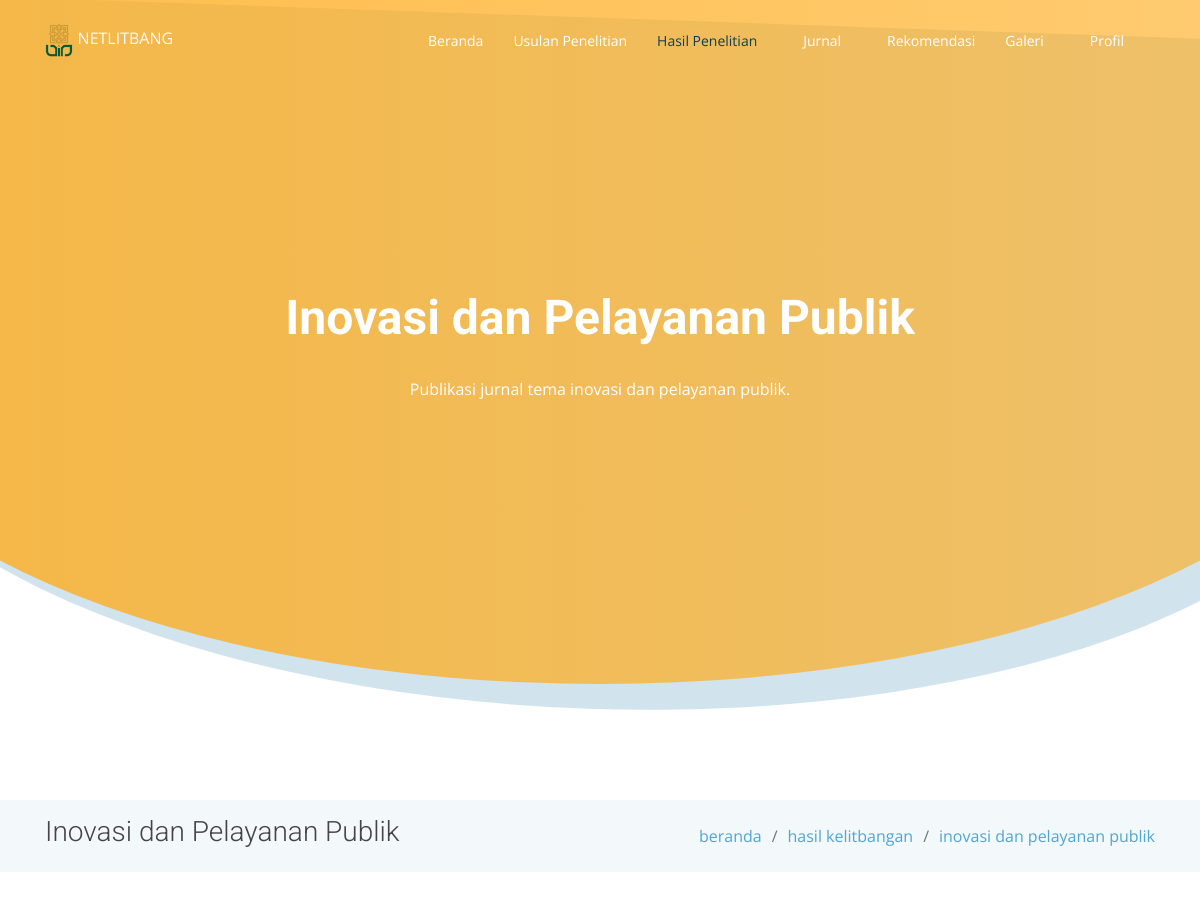
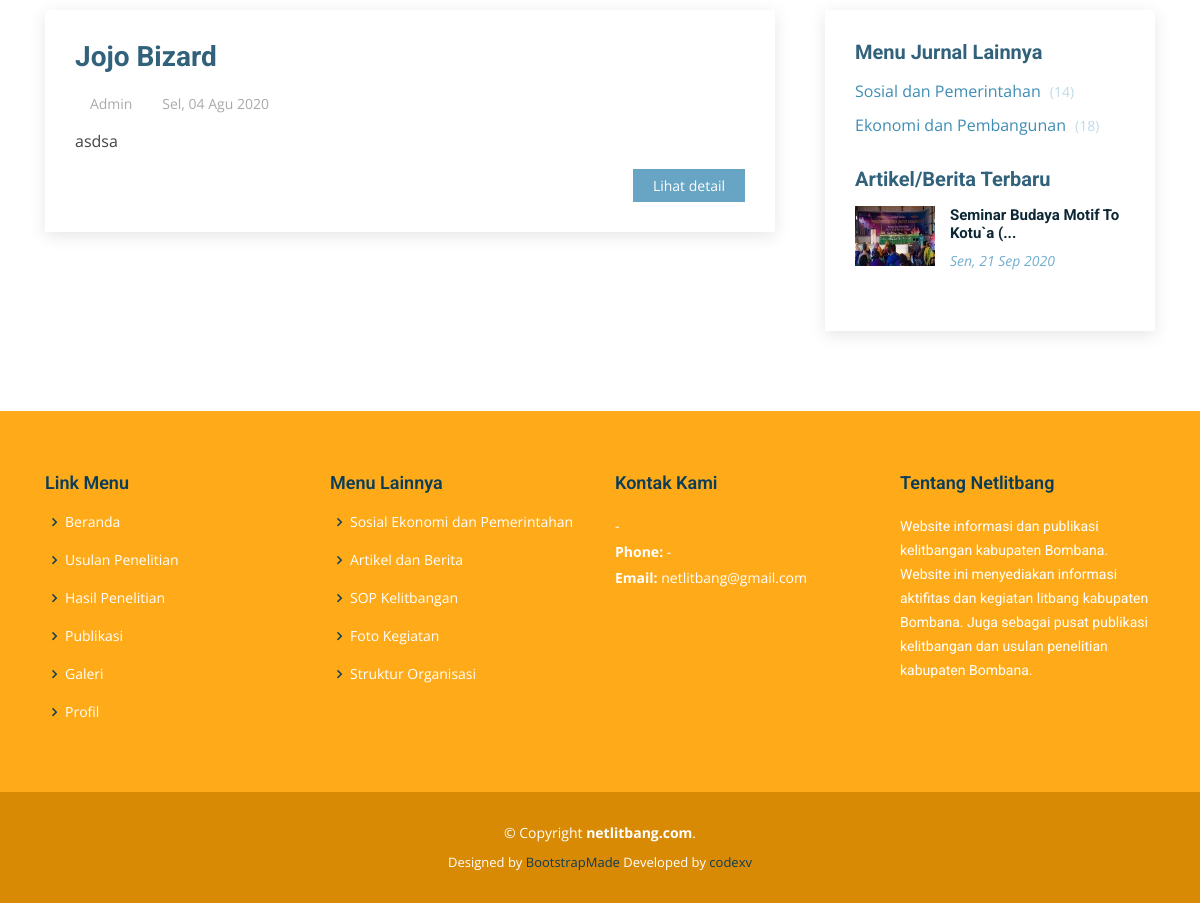
/litbang/inovasi-pelayanan-publik, run on the app's committed database (2 pictures, top to bottom).
### tables this page shows
CREATE TABLE `articles` (
  `id` int(11) NOT NULL,
  `title` varchar(250) DEFAULT NULL,
  `content` text NOT NULL,
  `file` varchar(55) DEFAULT NULL,
  `start_date` date DEFAULT NULL,
  `end_date` date DEFAULT NULL,
  `type` enum('sop-kelitbangan','rik-bombana','agenda-kegiatan','rekomendasi','artikel-berita','sosial-pemerintahan','ekonomi-pembangunan','inovasi-pelayanan-publik','definisi','regulasi','kontak-kami','struktur-organisasi','gambar','foto-kegiatan','video') NOT NULL,
  `slug` varchar(250) DEFAULT NULL,
  `created_at` timestamp NOT NULL DEFAULT current_timestamp(),
  `created_by` int(11) NOT NULL,
  `updated_at` timestamp NULL DEFAULT NULL,
  `updated_by` int(11) DEFAULT NULL
);

### application/controllers/Litbang.php (called while the page is built, shortened)
<?php
class Litbang extends CI_Controller {
	public function __construct() {
		$this->load->model('Litbang_model');
	}
	public function index($content = 'sosial-pemerintahan')
	{
		$data					= $this->__getContentData($content, 'index');
		$data['new_articles']	= $this->Litbang_model->getNewArticle();
		$this->load->view('templates/header');
		$this->load->view('templates/head-content', $data);
		$this->load->view('pages/litbang/'.$content);
		$this->load->view('templates/footer');
	}
	protected function __getContentData($content, $function = 'index', $slug = NULL) {
		if($function == 'index') {
			if($content == 'sosial-pemerintahan') {
				$data				= $this->__getPagination($content, 'articles');
				$data['head']		= 'Sosial Ekonomi dan Pemerintahan';
				$data['content']	= 'Publikasi jurnal tema sosial ekonomi dan pemerintahan.';
				$data['title']		= 'Sosial Ekonomi dan Pemerintahan';
				$data['link_map']	= [
					[
						'title'	=> 'beranda',
						'slug'	=> base_url()
					],
					[
						'title'	=> 'hasil kelitbangan',
						'slug'	=> NULL
					],
					[
						'title'	=> 'sosial ekonomi dan pemerintahan',
						'slug'	=> NULL
					],
				];
				$data['side_submenu']	= [
					[
						'title'	=> 'Pembangunan, Inovasi dan Teknologi',
						'slug'	=> base_url('litbang/ekonomi-pembangunan'),
						'total'	=> $this->Litbang_model->getTotalData('ekonomi-pembangunan', 'articles')
					],
				];
				return $data;
			}else if($content == 'inovasi-pelayanan-publik') {
				$data				= $this->__getPagination($content, 'articles');
				$data['head']		= 'Inovasi dan Pelayanan Publik';
				$data['content']	= 'Publikasi jurnal tema inovasi dan pelayanan publik.';
				$data['title']		= 'Inovasi dan Pelayanan Publik';
				$data['link_map']	= [
					[
						'title'	=> 'beranda',
						'slug'	=> base_url()
					],
					[
						'title'	=> 'hasil kelitbangan',
						'slug'	=> NULL
					],
					[
						'title'	=> 'inovasi dan pelayanan publik',
						'slug'	=> NULL
					],
				];
				$data['side_submenu']	= [
					[
						'title'	=> 'Sosial dan Pemerintahan',
						'slug'	=> base_url('litbang/sosial-pemerintahan'),
						'total'	=> $this->Litbang_model->getTotalData('sosial-pemerintahan', 'articles')
					],
					[
						'title'	=> 'Ekonomi dan Pembangunan',
						'slug'	=> base_url('litbang/ekonomi-pembangunan'),
						'total' => $this->Litbang_model->getTotalData('ekonomi-pembangunan', 'articles')
					]
				];
				return $data;
			}
		}else if($function == 'detail') {
			if($content == 'sosial-pemerintahan') {
				$data['results']	= $this->Litbang_model->getDetailData('articles', $slug);
				$data['head']		= 'Sosial Ekonomi dan Pemerintahan';
				$data['content']	= 'Publikasi jurnal tema sosial ekonomi dan pemerintahan.';
				$data['title']		= 'Sosial Ekonomi dan Pemerintahan';
				$data['link_map']	= [
					[
						'title'	=> 'beranda',
						'slug'	=> base_url()
					],
					[
						'title'	=> 'jurnal',
						'slug'	=> NULL
					],
					[
						'title'	=> 'sosial ekonomi dan pemerintahan',
						'slug'	=> base_url('litbang/sosial-pemerintahan')
					],
					[
						'title'	=> 'detail jurnal',
						'slug'	=> NULL
					],
				];
				$data['side_submenu']	= [
					[
						'title'	=> 'Pembangunan, Inovasi dan Teknologi',
						'slug'	=> base_url('litbang/ekonomi-pembangunan'),
						'total'	=> NULL
					],
				];
				return $data;
			}else if($content == 'ekonomi-pembangunan') {
				$data['results']	= $this->Litbang_model->getDetailData('articles', $slug);
				$data['head']		= 'Pembangunan, Inovasi dan Teknologi';
				$data['content']	= 'Publikasi jurnal tema pembangunan, inovasi dan teknologi.';
				$data['title']		= 'Pembangunan, Inovasi dan Teknologi';
				$data['link_map']	= [
					[
						'title'	=> 'beranda',
						'slug'	=> base_url()
					],
					[
						'title'	=> 'hasil kelitbangan',
						'slug'	=> NULL
					],
					[
						'title'	=> 'pembangunan, inovasi dan teknologi',
						'slug'	=> NULL
					],
				];
				$data['side_submenu']	= [
					[
						'title'	=> 'Sosial Ekonomi dan Pemerintahan',
						'slug'	=> base_url('litbang/sosial-pemerintahan'),
						'total'	=> $this->Litbang_model->getTotalData('sosial-pemerintahan', 'articles')
					],
				];
				return $data;
			}else if($content == 'inovasi-pelayanan-publik') {
				$data['results']	= $this->Litbang_model->getDetailData('articles', $slug);
				$data['head']		= 'Inovasi dan Pelayanan Publik';
				$data['content']	= 'Publikasi jurnal tema inovasi dan pelayanan publik.';
				$data['title']		= 'Inovasi dan Pelayanan Publik';
				$data['link_map']	= [
					[
						'title'	=> 'beranda',
						'slug'	=> base_url()
					],
					[
						'title'	=> 'hasil kelitbangan',
						'slug'	=> NULL
					],
					[
						'title'	=> 'inovasi dan pelayanan publik',
						'slug'	=> NULL
					],
				];
				$data['side_submenu']	= [
					[
						'title'	=> 'Sosial dan Pemerintahan',
						'slug'	=> base_url('litbang/sosial-pemerintahan'),
						'total'	=> $this->Litbang_model->getTotalData('sosial-pemerintahan', 'articles')
					],
					[
						'title'	=> 'Ekonomi dan Pembangunan',
						'slug'	=> base_url('litbang/ekonomi-pembangunan'),
						'total' => $this->Litbang_model->getTotalData('ekonomi-pembangunan', 'articles')
					]
				];
				return $data;
			}
		}
	}
	protected function __getPagination($content, $table, $per_page = 10) {
		$config['base_url'] 	= base_url('litbang/').$content;
		$config['total_rows'] 	= $this->Litbang_model->getTotalData($content, $table);
		$config['per_page'] 	= $per_page;
		$config["uri_segment"] 	= 3;
		$choice 				= $config["total_rows"] / $config["per_page"];
		$config["num_links"] 	= floor($choice);
		$config['first_link']       = 'First';
		$config['last_link']        = 'Last';
		$config['next_link']        = '<i class="icofont-rounded-right"></i>';
		$config['prev_link']        = '<i class="icofont-rounded-left"></i>';
		$config['full_tag_open']    = '<ul class="justify-content-center">';
		$config['full_tag_close']   = '</ul>';
		$config['num_tag_open']     = '<li>';
		$config['num_tag_close']    = '</li>';
		$config['cur_tag_open']     = '<li class="active"><a href="#">';
		$config['cur_tag_close']    = '</a></li>';
		$config['next_tag_open']    = '<li>';
		$config['next_tagl_close']  = '</li>';
		$config['prev_tag_open']    = '<li>';
		$config['prev_tagl_close']  = '</li>';
		$config['first_tag_open']   = '<li>';
		$config['first_tagl_close'] = '</li>';
		$config['last_tag_open']    = '<li>';
		$config['last_tagl_close']  = '</li>';
		$this->pagination->initialize($config);
		$data['page'] 				= ($this->uri->segment(3)) ? $this->uri->segment(3) : 0;
		$data['results'] 			= $this->Litbang_model->getContentData($content, $table, $config["per_page"], $data['page']);
		$data['pagination'] 		= $this->pagination->create_links();
		return $data;
	}
}

### index.php (called while the page is built, shortened)
<?php
require_once BASEPATH.'core/CodeIgniter.php';

### application/models/Litbang_model.php (called while the page is built, shortened)
<?php
class Litbang_model extends CI_Model{
    public function getContentData($type, $table, $limit, $start){
                      $this->db->limit($limit, $start);
                      $this->db->order_by('created_at', 'DESC');
        $results    = $this->db->get_where($table, ['type' => $type])->result_array();
        return $results;
    }
    public function getNewArticle(){
                      $this->db->limit(3);
                      $this->db->order_by('created_at', 'DESC');
        $results    = $this->db->get_where('articles', ['type' => 'artikel-berita'])->result_array();
        return $results;
    }
}

### application/helpers/rmy_helper.php (called while the page is built, shortened)
<?php defined('BASEPATH') OR exit('No direct script access allowed');
if (! function_exists('_limitText($string, $limit = 100)'))
{
	function _limitText($string, $limit = 100) {
        $string = strip_tags($string);
        if (strlen($string) > $limit) {
            $stringCut = substr($string, 0, $limit);
            $endPoint = strrpos($stringCut, ' ');
            $string = $endPoint? substr($stringCut, 0, $endPoint) : substr($stringCut, 0);
            $string .= '...';
        }
        return $string;
    }
}
if (! function_exists('_dateShortID($date)'))
{
	function _dateShortID($date){
        $bulan = array(
            'Jan',
            'Feb',
            'Mar',
            'Apr',
            'Mei',
            'Jun',
            'Jul',
            'Agu',
            'Sep',
            'Okt',
            'Nov',
            'Des'
        );
        $hari = array(
            'Monday' => 'Sen',
            'Tuesday' => 'Sel',
            'Wednesday' => 'Rab',
            'Thursday' => 'Kam',
            'Friday' => 'Jum',
            'Saturday' => 'Sab',
            'Sunday' => 'Min'
        );
        $split = explode(' ', $date);
        $split = explode('-', $split[0]);
        $indexHari = date('l', strtotime($date));
        return $hari[$indexHari].', '.$split[2].' '.$bulan[$split[1]-1].' '.$split[0];
    }
}

### application/views/pages/litbang/inovasi-pelayanan-publik.php (the view, shortened to what this page needs)
<main id="main">
    <section class="breadcrumbs">
        <div class="container">
            <div class="d-flex justify-content-between align-items-center">
            <h2><?=$title?></h2>
            <ol>
                <?php
                    foreach($link_map as $link) {
                ?>
                <li><a href="<?=$link['slug']?>"><?=$link['title']?></a></li>
                <?php
                    }
                ?>
            </ol>
            </div>
        </div>
    </section>
    <section class="blog" data-aos="fade-up" data-aos-easing="ease-in-out" data-aos-duration="500">
        <div class="container">
            <div class="row">
                <div class="col-lg-8 entries">
                    <?php
                        if(!empty($results)) {
                            foreach($results as $value) {
                    ?>
                    <article class="entry">
                        <h2 class="entry-title">
                            <a href="<?=base_url('litbang/detail/inovasi-pelayanan-publik/').$value['slug']?>"><?=_limitText($value['title'], 170)?></a>
                        </h2>
                        <div class="entry-meta">
                            <ul>
                                <li class="d-flex align-items-center">
                                    <i class="icofont-user"></i>
                                    <a href="#">Admin</a>
                                </li>
                                <li class="d-flex align-items-center">
                                    <i class="icofont-wall-clock"></i>
                                    <a href="#"><time datetime="2020-01-01"><?=_dateShortID($value['created_at'])?></time></a>
                                </li>
                            </ul>
                        </div>
                        <div class="entry-content">
                            <p><?=_limitText($value['content'], 450)?></p>
                            <div class="read-more">
                                <a href="<?=base_url('litbang/detail/inovasi-pelayanan-publik/').$value['slug']?>">Lihat detail</a>
                            </div>
                        </div>
                    </article>
                    <?php
                            }
                        }else {
                    ?>
                        <h3 class="text-center mt-3">Data Kosong.</h3>
                    <?php
                        }
                    ?>
                </div>
                <div class="col-lg-4">
                    <div class="sidebar">
                    <h3 class="sidebar-title">Menu Jurnal Lainnya</h3>
                    <div class="sidebar-item categories">
                        <ul>
                            <?php
                                foreach($side_submenu as $submenu) {
                            ?>
                            <li><a href="<?=$submenu['slug']?>"><?=$submenu['title']?> <?=!empty($submenu['total']) ? '<span>('.$submenu['total'].')</span>' : '' ?></a></li>
                            <?php
                                }
                            ?>
                        </ul>
                    </div>
                    <h3 class="sidebar-title">Artikel/Berita Terbaru</h3>
                    <div class="sidebar-item recent-posts">
                        <?php
                            if(!empty($new_articles)) {
                                foreach($new_articles as $value) {
                        ?>
                        <div class="post-item clearfix">
                            <img src="<?=base_url('uploads/images/thumbs/').$value['file']?>" alt="gambar">
                            <h4><a href="<?=base_url('journal/detail/artikel-berita/').$value['slug']?>"><?=_limitText($value['title'],35)?></a></h4>
                            <time datetime="<?=date('Y-m-d')?>"><?=_dateShortID($value['created_at'])?></time>
                        </div>
                        <?php
                                }
                            }else {
                        ?>
                        <h3>Tidak ada berita.</h3>
                        <?php
                            }
                        ?>
                    </div>
                    </div>
                </div>
            </div>
        </div>
    </section>
</main>

### front/assets/css/style.css (style rules this page uses)
body { font-family: "Open Sans", sans-serif; color: #444; }
a { color: #4fa6d5; }
h1, h2, h3, h4, h5, h6, .font-primary { font-family: "Roboto", sans-serif; }
#main { margin-top: 80px; }
section { padding: 60px 0; }
.breadcrumbs { padding: 15px 0; background-color: #f3f8fa; min-height: 40px; }
.breadcrumbs h2 { font-size: 28px; font-weight: 300; }
.breadcrumbs ol { display: flex; flex-wrap: wrap; list-style: none; padding: 0; margin: 0; }
.breadcrumbs ol li + li { padding-left: 10px; }
.breadcrumbs ol li + li::before { display: inline-block; padding-right: 10px; color: #6c757d; content: "/"; }
.blog { padding: 40px 0 20px 0; }
.blog .entry { padding: 30px; margin-bottom: 60px; box-shadow: 0 4px 16px rgba(0, 0, 0, 0.1); }
.blog .entry .entry-title { font-size: 28px; font-weight: bold; padding: 0; margin: 0 0 20px 0; }
.blog .entry .entry-title a { color: #32627b; transition: 0.3s; }
.blog .entry .entry-meta { margin-bottom: 15px; color: #dddddd; }
.blog .entry .entry-meta ul { display: flex; flex-wrap: wrap; list-style: none; padding: 0; margin: 0; }
.blog .entry .entry-meta ul li + li { padding-left: 15px; }
.blog .entry .entry-meta i { font-size: 14px; padding-right: 4px; }
.blog .entry .entry-meta a { color: #aaaaaa; font-size: 14px; display: inline-block; }
.blog .entry .entry-content p { line-height: 24px; }
.blog .entry .entry-content .read-more { -moz-text-align-last: right; text-align-last: right; }
.blog .entry .entry-content .read-more a { display: inline-block; background: #68A4C4; color: #fff; padding: 6px 20px; transition: 0.3s; font-size: 14px; }
.blog .sidebar { padding: 30px; margin: 0 0 60px 20px; box-shadow: 0 4px 16px rgba(0, 0, 0, 0.1); }
.blog .sidebar .sidebar-title { font-size: 20px; font-weight: 700; padding: 0 0 0 0; margin: 0 0 15px 0; color: #32627b; position: relative; }
.blog .sidebar .sidebar-item { margin-bottom: 30px; }
.blog .sidebar .categories ul { list-style: none; padding: 0; }
.blog .sidebar .categories ul li + li { padding-top: 10px; }
.blog .sidebar .categories ul a { color: #3f8db5; }
.blog .sidebar .categories ul a span { padding-left: 5px; color: #bedae8; font-size: 14px; }
.blog .sidebar .recent-posts img { width: 80px; float: left; }
.blog .sidebar .recent-posts h4 { font-size: 15px; margin-left: 95px; font-weight: bold; }
.blog .sidebar .recent-posts h4 a { color: #0d2735; transition: 0.3s; }
.blog .sidebar .recent-posts time { display: block; margin-left: 95px; font-style: italic; font-size: 14px; color: #72afce; }

### data on the page
articles: title "Jojo Bizard", created_at "Sel, 04 Agu 2020", content "asdsa"
articles: file (picture), title "Seminar Budaya Motif To Kotu`a (...", created_at "Sen, 21 Sep 2020"

### other printed values
$head "Inovasi dan Pelayanan Publik"
$content "Publikasi jurnal tema inovasi dan pelayanan publik."
$title "Inovasi dan Pelayanan Publik"
$link['title'] "beranda"
$link['title'] "hasil kelitbangan"
$link['title'] "inovasi dan pelayanan publik"
$submenu['title'] "Sosial dan Pemerintahan"
$submenu['total'] "14"
$submenu['title'] "Ekonomi dan Pembangunan"
$submenu['total'] "18"
